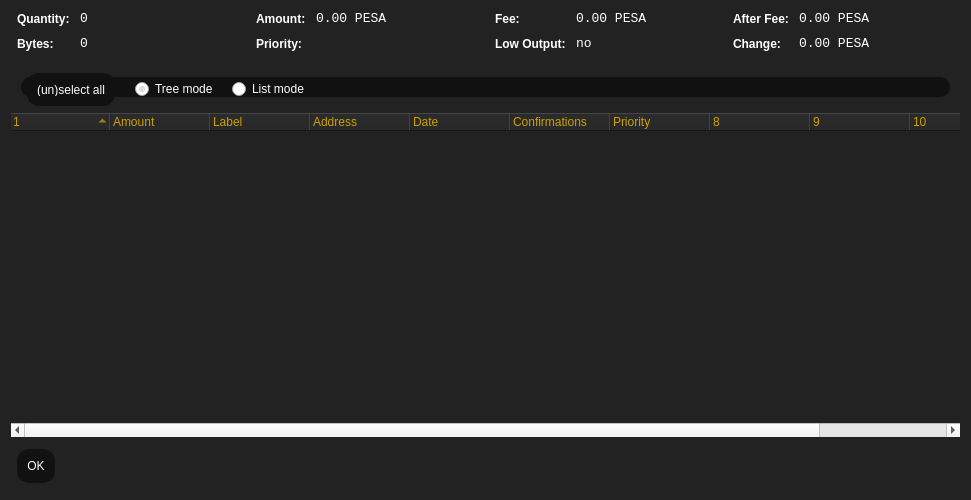
<?xml version="1.0" encoding="UTF-8"?>
<ui version="4.0">
 <class>CoinControlDialog</class>
 <widget class="QDialog" name="CoinControlDialog">
  <property name="geometry">
   <rect>
    <x>0</x>
    <y>0</y>
    <width>971</width>
    <height>500</height>
   </rect>
  </property>
  <property name="windowTitle">
   <string>Coin Control</string>
  </property>
  <property name="styleSheet">
   <string notr="true">QRadioButton {
	color: white;
}
QTreeView {
	background-color: #111;
	alternate-background-color: #222;
	selection-background-color: #cca000;
}

QTreeView::item {
	background-color: #222;
}

QTreeView::item::selected {
	background-color: #cca000;
}

QTreeView::branch::closed {
	color: #ccc;
}

QTreeView::branch::open {
	color: #cca000;
}

QDialog, QFrame {
	color: white;
	background-color: #222;
	border: none;
}

QLabel {
	background-color: transparent;
}

QCheckBox {
    color: white;
}

QFrame#central { background-color: #222; border: none }
QFrame#frame, QFrame#frame_2, QFrame#frame_3 {
	background-color: #111;
	border-style: plain;
	border-width: 20px;
	border-radius: 20px;
	border-color: #111;
	min-width: 10em;
	padding: 6px;
}
QLabel[openExternalLinks=true], QHeaderView { color: #cca000 }
QLabel[openExternalLinks=false] { color: white; font-weight: normal }
QPushButton, QToolButton {
	border: 4px solid #111;
	border-radius: 12px;
	background-color: #111;
	color: white;
	padding: 6px;
	margin: 6px;
}
QPushButton:pressed, QToolButton:checked {
	color: #cca000;
}
QPushButton:pressed, QToolButton:pressed {
	border-color: #cca000;
	color: #cca000;
}
QPushButton:disabled, QToolButton:disabled {
	color: #444;
	background-color: #222;
}


#scrollAreaWidgetContents QToolButton {
	border-radius: 8px;
	border-width: 0px;
}

QComboBox::drop-down {
	border-width: 0;
	border-style: none;
	background-color: #111;
	color: white;
}

QTableView {
	background: #111;
	color: white;
	border-style: none;
	selection-background-color: #cca000;
    alternate-background-color: #222;
	selection-color: #111;
	border: 0px solid black;
}

QHeaderView { color: #cca000; background-color: #111; background-image: none; }
QHeaderView::section { color: #cca000; background-color: #222; }
QHeaderView::section:checked { background-color: #111; }

QTabWidget {
	background: #111;
}

 QTabWidget::pane {
     border-top: 2px solid #111;
     border: 4px solid #111;
     border-bottom-left-radius: 8px;
     border-bottom-right-radius: 8px;
     border-top-right-radius: 8px;
	background: #111;
 }

 QTabWidget::tab-bar {
     left: 5px; /* move to the right by 5px */
 }

 /* Style the tab using the tab sub-control. Note that
     it reads QTabBar _not_ QTabWidget */
 QTabBar::tab {
     background: #111;
     border: 4px solid #222;
     border-bottom-color: #111; /* same as the pane color */
     border-top-left-radius: 4px;
     border-top-right-radius: 4px;
     min-width: 8ex;
     padding: 4px;
     color: #888;
 }

 QTabBar::tab:selected, QTabBar::tab:hover {
     color: #cca000
 }

 QTabBar::tab:selected {
     border-color: #111; /* same as pane color */
     border-top-color: #cca000;
 }

 QTabBar::tab:!selected {
     margin-top: 2px; /* make non-selected tabs look smaller */
 }

 /* make use of negative margins for overlapping tabs */
 QTabBar::tab:selected {
     /* expand/overlap to the left and right by 4px */
     margin-left: -4px;
     margin-right: -4px;
 }

 QTabBar::tab:first:selected {
     margin-left: 0; /* the first selected tab has nothing to overlap with on the left */
 }

 QTabBar::tab:last:selected {
     margin-right: 0; /* the last selected tab has nothing to overlap with on the right */
 }

 QTabBar::tab:only-one {
     margin: 0; /* if there is only one tab, we don't want overlapping margins */
 }
</string>
  </property>
  <layout class="QVBoxLayout" name="verticalLayout">
   <item>
    <layout class="QHBoxLayout" name="horizontalLayoutTop" stretch="0,0,0,0">
     <property name="topMargin">
      <number>0</number>
     </property>
     <property name="bottomMargin">
      <number>10</number>
     </property>
     <item>
      <layout class="QFormLayout" name="formLayoutCoinControl1">
       <property name="horizontalSpacing">
        <number>10</number>
       </property>
       <property name="verticalSpacing">
        <number>10</number>
       </property>
       <property name="leftMargin">
        <number>6</number>
       </property>
       <property name="rightMargin">
        <number>6</number>
       </property>
       <item row="0" column="0">
        <widget class="QLabel" name="labelCoinControlQuantityText">
         <property name="styleSheet">
          <string notr="true">font-weight:bold;</string>
         </property>
         <property name="text">
          <string>Quantity:</string>
         </property>
        </widget>
       </item>
       <item row="0" column="1">
        <widget class="QLabel" name="labelCoinControlQuantity">
         <property name="font">
          <font>
           <family>Monospace</family>
           <pointsize>10</pointsize>
          </font>
         </property>
         <property name="cursor">
          <cursorShape>IBeamCursor</cursorShape>
         </property>
         <property name="contextMenuPolicy">
          <enum>Qt::ActionsContextMenu</enum>
         </property>
         <property name="text">
          <string notr="true">0</string>
         </property>
         <property name="textInteractionFlags">
          <set>Qt::LinksAccessibleByMouse|Qt::TextSelectableByKeyboard|Qt::TextSelectableByMouse</set>
         </property>
        </widget>
       </item>
       <item row="1" column="0">
        <widget class="QLabel" name="labelCoinControlBytesText">
         <property name="styleSheet">
          <string notr="true">font-weight:bold;</string>
         </property>
         <property name="text">
          <string>Bytes:</string>
         </property>
        </widget>
       </item>
       <item row="1" column="1">
        <widget class="QLabel" name="labelCoinControlBytes">
         <property name="font">
          <font>
           <family>Monospace</family>
           <pointsize>10</pointsize>
          </font>
         </property>
         <property name="cursor">
          <cursorShape>IBeamCursor</cursorShape>
         </property>
         <property name="contextMenuPolicy">
          <enum>Qt::ActionsContextMenu</enum>
         </property>
         <property name="text">
          <string notr="true">0</string>
         </property>
         <property name="textInteractionFlags">
          <set>Qt::LinksAccessibleByMouse|Qt::TextSelectableByKeyboard|Qt::TextSelectableByMouse</set>
         </property>
        </widget>
       </item>
      </layout>
     </item>
     <item>
      <layout class="QFormLayout" name="formLayoutCoinControl2">
       <property name="horizontalSpacing">
        <number>10</number>
       </property>
       <property name="verticalSpacing">
        <number>10</number>
       </property>
       <property name="leftMargin">
        <number>6</number>
       </property>
       <property name="rightMargin">
        <number>6</number>
       </property>
       <item row="0" column="0">
        <widget class="QLabel" name="labelCoinControlAmountText">
         <property name="styleSheet">
          <string notr="true">font-weight:bold;</string>
         </property>
         <property name="text">
          <string>Amount:</string>
         </property>
        </widget>
       </item>
       <item row="0" column="1">
        <widget class="QLabel" name="labelCoinControlAmount">
         <property name="font">
          <font>
           <family>Monospace</family>
           <pointsize>10</pointsize>
          </font>
         </property>
         <property name="cursor">
          <cursorShape>IBeamCursor</cursorShape>
         </property>
         <property name="contextMenuPolicy">
          <enum>Qt::ActionsContextMenu</enum>
         </property>
         <property name="text">
          <string notr="true">0.00 PESA</string>
         </property>
         <property name="textInteractionFlags">
          <set>Qt::LinksAccessibleByMouse|Qt::TextSelectableByKeyboard|Qt::TextSelectableByMouse</set>
         </property>
        </widget>
       </item>
       <item row="1" column="0">
        <widget class="QLabel" name="labelCoinControlPriorityText">
         <property name="styleSheet">
          <string notr="true">font-weight:bold;</string>
         </property>
         <property name="text">
          <string>Priority:</string>
         </property>
        </widget>
       </item>
       <item row="1" column="1">
        <widget class="QLabel" name="labelCoinControlPriority">
         <property name="font">
          <font>
           <family>Monospace</family>
           <pointsize>10</pointsize>
          </font>
         </property>
         <property name="cursor">
          <cursorShape>IBeamCursor</cursorShape>
         </property>
         <property name="contextMenuPolicy">
          <enum>Qt::ActionsContextMenu</enum>
         </property>
         <property name="text">
          <string/>
         </property>
         <property name="textInteractionFlags">
          <set>Qt::LinksAccessibleByMouse|Qt::TextSelectableByKeyboard|Qt::TextSelectableByMouse</set>
         </property>
        </widget>
       </item>
      </layout>
     </item>
     <item>
      <layout class="QFormLayout" name="formLayoutCoinControl3">
       <property name="horizontalSpacing">
        <number>10</number>
       </property>
       <property name="verticalSpacing">
        <number>10</number>
       </property>
       <property name="leftMargin">
        <number>6</number>
       </property>
       <property name="rightMargin">
        <number>6</number>
       </property>
       <item row="0" column="0">
        <widget class="QLabel" name="labelCoinControlFeeText">
         <property name="styleSheet">
          <string notr="true">font-weight:bold;</string>
         </property>
         <property name="text">
          <string>Fee:</string>
         </property>
        </widget>
       </item>
       <item row="0" column="1">
        <widget class="QLabel" name="labelCoinControlFee">
         <property name="font">
          <font>
           <family>Monospace</family>
           <pointsize>10</pointsize>
          </font>
         </property>
         <property name="cursor">
          <cursorShape>IBeamCursor</cursorShape>
         </property>
         <property name="contextMenuPolicy">
          <enum>Qt::ActionsContextMenu</enum>
         </property>
         <property name="text">
          <string notr="true">0.00 PESA</string>
         </property>
         <property name="textInteractionFlags">
          <set>Qt::LinksAccessibleByMouse|Qt::TextSelectableByKeyboard|Qt::TextSelectableByMouse</set>
         </property>
        </widget>
       </item>
       <item row="1" column="0">
        <widget class="QLabel" name="labelCoinControlLowOutputText">
         <property name="enabled">
          <bool>false</bool>
         </property>
         <property name="styleSheet">
          <string notr="true">font-weight:bold;</string>
         </property>
         <property name="text">
          <string>Low Output:</string>
         </property>
        </widget>
       </item>
       <item row="1" column="1">
        <widget class="QLabel" name="labelCoinControlLowOutput">
         <property name="enabled">
          <bool>false</bool>
         </property>
         <property name="font">
          <font>
           <family>Monospace</family>
           <pointsize>10</pointsize>
          </font>
         </property>
         <property name="cursor">
          <cursorShape>IBeamCursor</cursorShape>
         </property>
         <property name="contextMenuPolicy">
          <enum>Qt::ActionsContextMenu</enum>
         </property>
         <property name="text">
          <string notr="true">no</string>
         </property>
         <property name="textInteractionFlags">
          <set>Qt::LinksAccessibleByMouse|Qt::TextSelectableByKeyboard|Qt::TextSelectableByMouse</set>
         </property>
        </widget>
       </item>
      </layout>
     </item>
     <item>
      <layout class="QFormLayout" name="formLayoutCoinControl4">
       <property name="horizontalSpacing">
        <number>10</number>
       </property>
       <property name="verticalSpacing">
        <number>10</number>
       </property>
       <property name="leftMargin">
        <number>6</number>
       </property>
       <property name="rightMargin">
        <number>6</number>
       </property>
       <item row="0" column="0">
        <widget class="QLabel" name="labelCoinControlAfterFeeText">
         <property name="styleSheet">
          <string notr="true">font-weight:bold;</string>
         </property>
         <property name="text">
          <string>After Fee:</string>
         </property>
        </widget>
       </item>
       <item row="0" column="1">
        <widget class="QLabel" name="labelCoinControlAfterFee">
         <property name="font">
          <font>
           <family>Monospace</family>
           <pointsize>10</pointsize>
          </font>
         </property>
         <property name="cursor">
          <cursorShape>IBeamCursor</cursorShape>
         </property>
         <property name="contextMenuPolicy">
          <enum>Qt::ActionsContextMenu</enum>
         </property>
         <property name="text">
          <string notr="true">0.00 PESA</string>
         </property>
         <property name="textInteractionFlags">
          <set>Qt::LinksAccessibleByMouse|Qt::TextSelectableByKeyboard|Qt::TextSelectableByMouse</set>
         </property>
        </widget>
       </item>
       <item row="1" column="0">
        <widget class="QLabel" name="labelCoinControlChangeText">
         <property name="enabled">
          <bool>false</bool>
         </property>
         <property name="styleSheet">
          <string notr="true">font-weight:bold;</string>
         </property>
         <property name="text">
          <string>Change:</string>
         </property>
        </widget>
       </item>
       <item row="1" column="1">
        <widget class="QLabel" name="labelCoinControlChange">
         <property name="enabled">
          <bool>false</bool>
         </property>
         <property name="font">
          <font>
           <family>Monospace</family>
           <pointsize>10</pointsize>
          </font>
         </property>
         <property name="cursor">
          <cursorShape>IBeamCursor</cursorShape>
         </property>
         <property name="contextMenuPolicy">
          <enum>Qt::ActionsContextMenu</enum>
         </property>
         <property name="text">
          <string notr="true">0.00 PESA</string>
         </property>
         <property name="textInteractionFlags">
          <set>Qt::LinksAccessibleByMouse|Qt::TextSelectableByKeyboard|Qt::TextSelectableByMouse</set>
         </property>
        </widget>
       </item>
      </layout>
     </item>
    </layout>
   </item>
   <item>
    <widget class="QFrame" name="frame">
     <property name="minimumSize">
      <size>
       <width>182</width>
       <height>40</height>
      </size>
     </property>
     <property name="frameShape">
      <enum>QFrame::StyledPanel</enum>
     </property>
     <property name="frameShadow">
      <enum>QFrame::Sunken</enum>
     </property>
     <widget class="QWidget" name="horizontalLayoutWidget">
      <property name="geometry">
       <rect>
        <x>10</x>
        <y>0</y>
        <width>781</width>
        <height>45</height>
       </rect>
      </property>
      <layout class="QHBoxLayout" name="horizontalLayoutPanel" stretch="0,0,0,0">
       <property name="spacing">
        <number>14</number>
       </property>
       <item>
        <widget class="QPushButton" name="pushButtonSelectAll">
         <property name="sizePolicy">
          <sizepolicy hsizetype="Maximum" vsizetype="Fixed">
           <horstretch>0</horstretch>
           <verstretch>0</verstretch>
          </sizepolicy>
         </property>
         <property name="text">
          <string>(un)select all</string>
         </property>
        </widget>
       </item>
       <item>
        <widget class="QRadioButton" name="radioTreeMode">
         <property name="sizePolicy">
          <sizepolicy hsizetype="Maximum" vsizetype="Fixed">
           <horstretch>0</horstretch>
           <verstretch>0</verstretch>
          </sizepolicy>
         </property>
         <property name="text">
          <string>Tree mode</string>
         </property>
         <property name="checked">
          <bool>true</bool>
         </property>
        </widget>
       </item>
       <item>
        <widget class="QRadioButton" name="radioListMode">
         <property name="sizePolicy">
          <sizepolicy hsizetype="Maximum" vsizetype="Fixed">
           <horstretch>0</horstretch>
           <verstretch>0</verstretch>
          </sizepolicy>
         </property>
         <property name="text">
          <string>List mode</string>
         </property>
        </widget>
       </item>
       <item>
        <spacer name="horizontalSpacer">
         <property name="orientation">
          <enum>Qt::Horizontal</enum>
         </property>
         <property name="sizeHint" stdset="0">
          <size>
           <width>40</width>
           <height>20</height>
          </size>
         </property>
        </spacer>
       </item>
      </layout>
     </widget>
    </widget>
   </item>
   <item>
    <widget class="CoinControlTreeWidget" name="treeWidget">
     <property name="contextMenuPolicy">
      <enum>Qt::CustomContextMenu</enum>
     </property>
     <property name="styleSheet">
      <string notr="true"/>
     </property>
     <property name="sortingEnabled">
      <bool>false</bool>
     </property>
     <property name="columnCount">
      <number>11</number>
     </property>
     <attribute name="headerShowSortIndicator" stdset="0">
      <bool>true</bool>
     </attribute>
     <attribute name="headerStretchLastSection">
      <bool>false</bool>
     </attribute>
     <column>
      <property name="text">
       <string/>
      </property>
     </column>
     <column>
      <property name="text">
       <string>Amount</string>
      </property>
     </column>
     <column>
      <property name="text">
       <string>Label</string>
      </property>
     </column>
     <column>
      <property name="text">
       <string>Address</string>
      </property>
     </column>
     <column>
      <property name="text">
       <string>Date</string>
      </property>
     </column>
     <column>
      <property name="text">
       <string>Confirmations</string>
      </property>
      <property name="toolTip">
       <string>Confirmed</string>
      </property>
     </column>
     <column>
      <property name="text">
       <string>Priority</string>
      </property>
     </column>
     <column>
      <property name="text">
       <string/>
      </property>
     </column>
     <column>
      <property name="text">
       <string/>
      </property>
     </column>
     <column>
      <property name="text">
       <string/>
      </property>
     </column>
     <column>
      <property name="text">
       <string/>
      </property>
     </column>
    </widget>
   </item>
   <item>
    <widget class="QDialogButtonBox" name="buttonBox">
     <property name="sizePolicy">
      <sizepolicy hsizetype="Maximum" vsizetype="Fixed">
       <horstretch>0</horstretch>
       <verstretch>0</verstretch>
      </sizepolicy>
     </property>
     <property name="orientation">
      <enum>Qt::Horizontal</enum>
     </property>
     <property name="standardButtons">
      <set>QDialogButtonBox::Ok</set>
     </property>
    </widget>
   </item>
  </layout>
 </widget>
 <customwidgets>
  <customwidget>
   <class>CoinControlTreeWidget</class>
   <extends>QTreeWidget</extends>
   <header>coincontroltreewidget.h</header>
  </customwidget>
 </customwidgets>
 <resources/>
 <connections/>
</ui>
